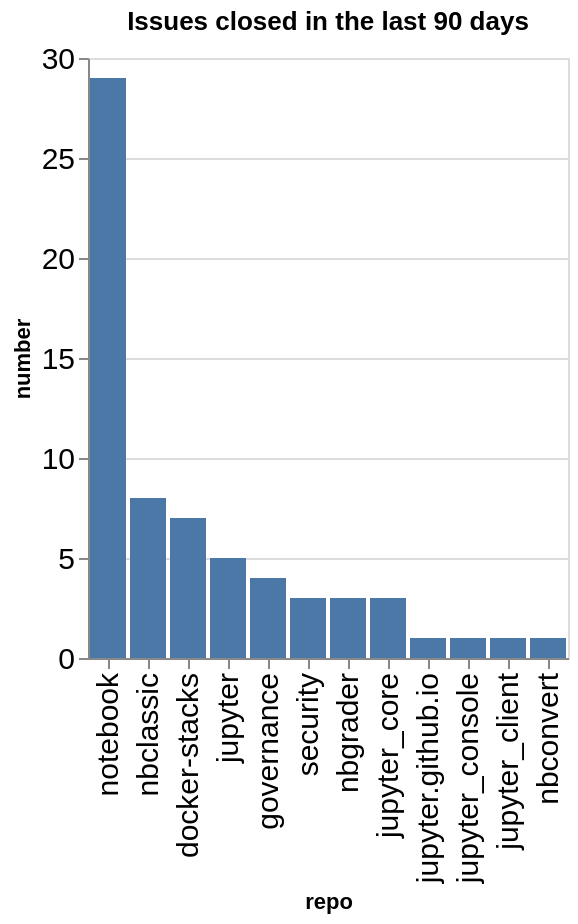

The cell this chart's notebook holds for it:
### Code cell
closed_counts = closed.groupby(['org', 'repo']).count()['number'].reset_index()
closed_counts['org/repo'] = closed_counts.apply(lambda a: a['org'] + '/' + a['repo'], axis=1)
sorted_vals = closed_counts.sort_values(['number'], ascending=False)['repo'].values
alt.Chart(data=closed_counts, title=f"Issues closed in the last {n_days} days").mark_bar().encode(
    x=alt.X('repo', sort=alt.Sort(sorted_vals.tolist())),
    y='number',
)

### Figure 1 — Vega-Lite specification as saved in the notebook (floating-point values rounded to 4 significant figures)
{"config": {"axisLeft": {"labelFontSize": 15}, "axisBottom": {"labelFontSize": 15}}, "data": {"name": "data-fb59fd7cfb242c687e8325fe659c9a20"}, "mark": {"type": "bar"}, "encoding": {"x": {"field": "repo", "sort": ["notebook", "nbclassic", "docker-stacks", "jupyter", "governance", "security", "nbgrader", "jupyter_core", "jupyter.github.io", "jupyter_console", "jupyter_client", "nbconvert"], "type": "nominal"}, "y": {"field": "number", "type": "quantitative"}}, "title": "Issues closed in the last 90 days", "$schema": "https://vega.github.io/schema/vega-lite/v5.20.1.json", "datasets": {"data-fb59fd7cfb242c687e8325fe659c9a20": [{"org": "jupyter", "repo": "docker-stacks", "number": 7, "org/repo": "jupyter/docker-stacks"}, {"org": "jupyter", "repo": "governance", "number": 4, "org/repo": "jupyter/governance"}, {"org": "jupyter", "repo": "jupyter", "number": 5, "org/repo": "jupyter/jupyter"}, {"org": "jupyter", "repo": "jupyter.github.io", "number": 1, "org/repo": "jupyter/jupyter.github.io"}, {"org": "jupyter", "repo": "jupyter_client", "number": 1, "org/repo": "jupyter/jupyter_client"}, {"org": "jupyter", "repo": "jupyter_console", "number": 1, "org/repo": "jupyter/jupyter_console"}, {"org": "jupyter", "repo": "jupyter_core", "number": 3, "org/repo": "jupyter/jupyter_core"}, {"org": "jupyter", "repo": "nbclassic", "number": 8, "org/repo": "jupyter/nbclassic"}, {"org": "jupyter", "repo": "nbconvert", "number": 1, "org/repo": "jupyter/nbconvert"}, {"org": "jupyter", "repo": "nbgrader", "number": 3, "org/repo": "jupyter/nbgrader"}, {"org": "jupyter", "repo": "notebook", "number": 29, "org/repo": "jupyter/notebook"}, {"org": "jupyter", "repo": "security", "number": 3, "org/repo": "jupyter/security"}]}}
